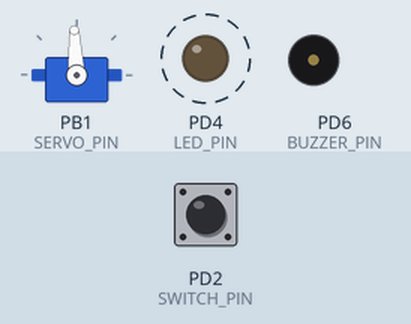
Bench run of a program on a simulated ATmega328P, built with avr-gcc and emulated at 16 MHz (the files do not name the chip). Parts: servo, output pins drawn as LEDs (lit = HIGH), buzzer (waves = sounding). Dashed ring = blinking. Inputs (shaded band) come from the test bench; at power-on: PD2 (SWITCH_PIN) HIGH. Servo pulses on a pin are drawn as a servo (544–2400 µs = 0–180°); pins used as bus, display or sensor lines are not drawn.

Above: at 3.2 s.
3.3 s: PD2 (SWITCH_PIN) pulled LOW for 1.25 s
At 5.69 s:
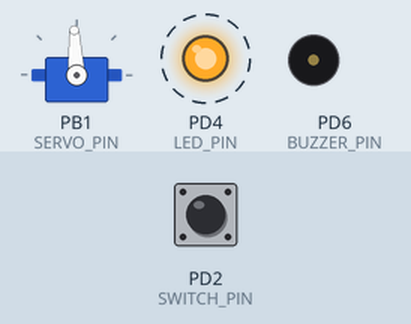
6.8 s: PD2 (SWITCH_PIN) pulled LOW for 3.2 s
At 10.36 s:
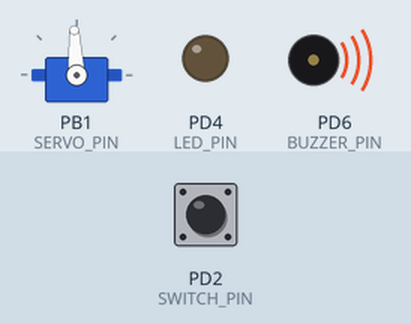
Timing chart, 0 to 17.7 s (numbered marks = the images above; inputs shaded):
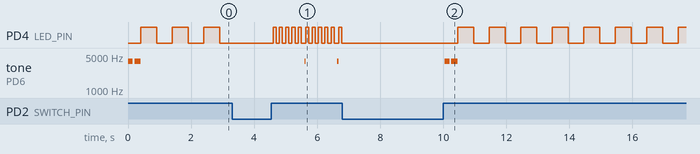

The program:

main.c
```c
/*
 * Test_mina_3.1.c
 *
 * Created: 2026-03-18 14:37:39
 * Author : danie
 */

#define F_CPU 16000000UL
#include <avr/io.h>
#include <avr/interrupt.h>
#include <stdbool.h>

#include "config.h"
#include "timer.h"
#include "servo.h"
#include "buzzer.h"


typedef enum{

    STATE_SAFE,
    STATE_ARMING,
    STATE_ARMED,
    STATE_FIRING,
    STATE_COOLDOWN

}State;


static void gpio_init(void){

    SWITCH_DDR &=~(1<<SWITCH_PIN);
    SWITCH_PORT |= (1<<SWITCH_PIN);


    RADAR_DDR &=~(1<< RADAR_PIN);

    LED_DDR |= (1<<LED_PIN);

}

static inline bool switch_pressed(void){

    return !(SWITCH_PIN_R & (1<<SWITCH_PIN));
}

static inline bool radar_detected (void){

    return (RADAR_PIN_R & (1<<RADAR_PIN));

}

static inline void led_on(void){

    LED_PORT |= (1<<LED_PIN);
}

static inline void led_off (void){

    LED_PORT &=~(1<< LED_PIN);
}

static void led_blink (uint8_t times, uint16_t period_ms){

    for (uint8_t i = 0; i < times; i++)
    {

        led_on();
        wait_ms(period_ms/2);
        led_off();
        wait_ms(period_ms/2);

    }

}

static void wait_for_switch_release(void){

    wait_ms(DEBOUNCE_MS);
    while(switch_pressed());
    wait_ms(DEBOUNCE_MS);

}

static State  handle_safe(void){

    servo_neutral();
    led_off();
    buzzer_safe_jingle();

    while (!switch_pressed()){
        led_blink(1,1000);
    }
    wait_for_switch_release();

    return STATE_ARMING;

}

static State handle_arming(void){

    uint32_t start = get_ms();
    uint32_t last_tick = start;

    while ((get_ms() - start)< ARMING_DELAY_MS){

        if (switch_pressed()){
            wait_for_switch_release();
            return STATE_SAFE;
        }

        if ((get_ms()-last_tick)>= 1000){

            buzzer_tick();
            last_tick = get_ms();
        }

        led_blink(1,200);


    }

    buzzer_armed_jingle();
    led_on();
    return STATE_ARMED;
}


static State handle_armed(void){

    led_on();

    while (true)
    {
        if (switch_pressed())
        {
            wait_for_switch_release();
            return STATE_SAFE;
        }
        if (radar_detected())
        {
            return STATE_FIRING;
        }
    }
}


static State handle_firing(void){

    buzzer_fire_alarm();

    servo_fire();
    wait_ms(SERVO_FIRE_MS);

    return STATE_COOLDOWN;

}


static State handle_cooldown(void){

    servo_neutral();
    wait_ms(SERVO_RESET_MS);

    uint32_t start = get_ms();
    while ((get_ms()-start)<COLDOWN_MS)
    {

        if (switch_pressed())
        {
            wait_for_switch_release();
            return STATE_SAFE;
        }
        led_blink(1,500);
    }

    return STATE_ARMED;
}


int main(void){

    gpio_init();
    timer2_init();
    servo_init();
    buzzer_init();
    sei();

    State state = STATE_SAFE;


    while (1)
    {

        switch (state){

            case STATE_SAFE:
            state = handle_safe();

            break;

            case STATE_ARMING :
            state = handle_arming();

            break;

            case STATE_ARMED:
            state= handle_armed();

            break;

            case STATE_FIRING:
            state = handle_firing();

            break;

            case STATE_COOLDOWN:
            state = handle_cooldown();


        }

    }
}
```

buzzer.c
```c
/*
 * buzzer.c
 *
 * Created: 2026-03-18 14:41:09
 *  Author: danie
 */
#include <avr/io.h>
#include "buzzer.h"
#include "config.h"
#include "timer.h"


static uint8_t freq_to_ocr(uint16_t freq_hz){

    uint32_t ocr = (F_CPU /(16UL*(uint32_t)freq_hz));

    if (ocr > 0) ocr -= 1;
    if (ocr > 255) ocr = 255;

    return (uint8_t)ocr;
}

void buzzer_init(void){

    BUZZER_DDR |=(1<<BUZZER_PIN);


    TCCR0A = (1<<COM0A0) | (1<<WGM01);

    TCCR0B = (1<<CS01);


    TIMSK0 = 0;

    buzzer_off();

}

void buzzer_tone(uint16_t freq_hz){
    OCR0A = freq_to_ocr(freq_hz);

    TCCR0A |= (1<< COM0A0);
}

void buzzer_off(void){
    TCCR0A &=  ~(1<<COM0A0);

    BUZZER_PORT &=~( 1<<BUZZER_PIN);
}


void buzzer_beep(void){
    buzzer_tone(TONE_BEEP);
    wait_ms(100);
    buzzer_off;
}

void buzzer_tick (void){

    buzzer_tone(TONE_CONFIRM);
    wait_ms(40);
    buzzer_off();

}

void buzzer_armed_jingle(void){

    buzzer_tone(800);
    wait_ms(120);
    buzzer_off();
    wait_ms(60);
    buzzer_tone(1200);
    wait_ms(120);
    buzzer_off();
    wait_ms(60);
    buzzer_tone(2000);
    wait_ms(200);
    buzzer_off();


}

void buzzer_fire_alarm(void){

    for (uint8_t i = 0; i < 3; i++)
    {
        buzzer_tone(TONE_ALARM);
        wait_ms(80);
        buzzer_off();
        wait_ms(60);
    }
}

void buzzer_safe_jingle(void){

    buzzer_tone(1500);
    wait_ms(150);
    buzzer_off();
    wait_ms(60);
    buzzer_tone(700);
    wait_ms(200);
    buzzer_off();

}
```

buzzer.h
```c
/*
 * buzzer.h
 *
 * Created: 2026-03-18 14:39:54
 *  Author: danie
 */


#ifndef BUZZER_H_
#define BUZZER_H_

#include <stdint.h>

void buzzer_init(void);

void buzzer_tone(uint16_t freq_hz);

void buzzer_off (void);


void buzzer_beep(void);

void buzzer_tick(void);

void buzzer_armed_jingle(void);

void buzzer_fire_alarm(void);

void buzzer_safe_jingle(void);


#endif /* BUZZER_H_ */
```

servo.c
```c
/*
 * servo.c
 *
 * Created: 2026-03-18 14:41:20
 *  Author: danie
 */
#include <avr/io.h>
#include "servo.h"
#include "config.h"


void servo_init(void){
    SERVO_DDR |=(1<<SERVO_PIN);


    TCCR1A = (1<<COM1A1) | (1<<WGM11);
    TCCR1B = (1<<WGM13) | (1<<WGM12) | (1<<CS11)| (1<<CS10);

    ICR1 = 4999;

    servo_neutral();

}

void servo_set_us(uint16_t us){
    OCR1A= us/4;
}

void servo_neutral(void){

    servo_set_us(SERVO_NEUTRAL_US);
}

void servo_fire(void){
    servo_set_us(SERVO_FIRE_US);
}
```

servo.h
```c
/*
 * servo.h
 *
 * Created: 2026-03-18 14:39:21
 *  Author: danie
 */


#ifndef SERVO_H_
#define SERVO_H_

#include <stdint.h>


void servo_init(void);

void servo_set_us(uint16_t us);

void servo_neutral(void);

void servo_fire(void);


#endif /* SERVO_H_ */
```

timer.c
```c
/*
 * timer.c
 *
 * Created: 2026-03-18 14:41:32
 *  Author: danie
 */
#include <avr/io.h>
#include <avr/interrupt.h>
#include "timer.h"

static volatile uint32_t ms_ticks = 0;

ISR(TIMER2_COMPA_vect){
    ms_ticks++;
}

void timer2_init(void){

    TCCR2A = (1<<WGM21);

    TCCR2B = (1<<CS22)|(1<<CS20);

    OCR2A = 124;

    TIMSK2 = (1<<OCIE2A);

}

uint32_t get_ms(void){
    uint32_t t;
    cli();
    t=ms_ticks;
    sei();
    return t;
}

void wait_ms(uint32_t duration){

    uint32_t start = get_ms();
    while ((get_ms()-start)< duration);

}
```

timer.h
```c
/*
 * timer.h
 *
 * Created: 2026-03-18 14:40:45
 *  Author: danie
 */


#ifndef TIMER_H_
#define TIMER_H_
#include <stdint.h>

void timer2_init(void);

uint32_t get_ms(void);

void wait_ms (uint32_t duration);


#endif /* TIMER_H_ */
```

config.h
```c
/*
 * config.h
 *
 * Created: 2026-03-18 14:38:37
 *  Author: danie
 */

#ifndef CONFIG_H_
#define CONFIG_H_

#define F_CPU 16000000UL

/*Pinnar*/

#define SWITCH_DDR DDRD

#define SWITCH_PORT PORTD

#define SWITCH_PIN_R PIND

#define SWITCH_PIN PD2


#define RADAR_DDR DDRD

#define RADAR_PIN_R PIND

#define RADAR_PIN PD3


#define LED_DDR DDRD

#define LED_PORT PORTD

#define LED_PIN PD4


#define SERVO_DDR DDRB

#define SERVO_PIN PB1


#define BUZZER_DDR DDRD

#define BUZZER_PORT PORTD

#define BUZZER_PIN PD6


#define SERVO_NEUTRAL_US 1500u

#define SERVO_FIRE_US 2200u


#define ARMING_DELAY_MS 10000u

#define COLDOWN_MS 5000u

#define SERVO_FIRE_MS 600u

#define SERVO_RESET_MS 500u

#define DEBOUNCE_MS 50u


#define TONE_BEEP 1000u

#define TONE_CONFIRM 800u

#define TONE_ARMED 2000u

#define TONE_ALARM 3000u

#define TONE_SAFE 500u

#endif /* CONFIG_H_ */
```

Measured:
- after the input at 3.3 s, PD4 (LED_PIN): alternates HIGH for 0.10 s and LOW for 0.10 s, starting after 1.3 s; tone on PD6 (BUZZER_PIN): alternates 3906 Hz for 0.04 s and silent for 1.0 s, starting after 2.3 s
- by itself, PD4 (LED_PIN): alternates HIGH for 0.50 s and LOW for 0.50 s
- by itself, tone on PD6 (BUZZER_PIN): alternates 3906 Hz for 0.17 s and silent for 0.06 s, 4 changes in all, then stays silent
